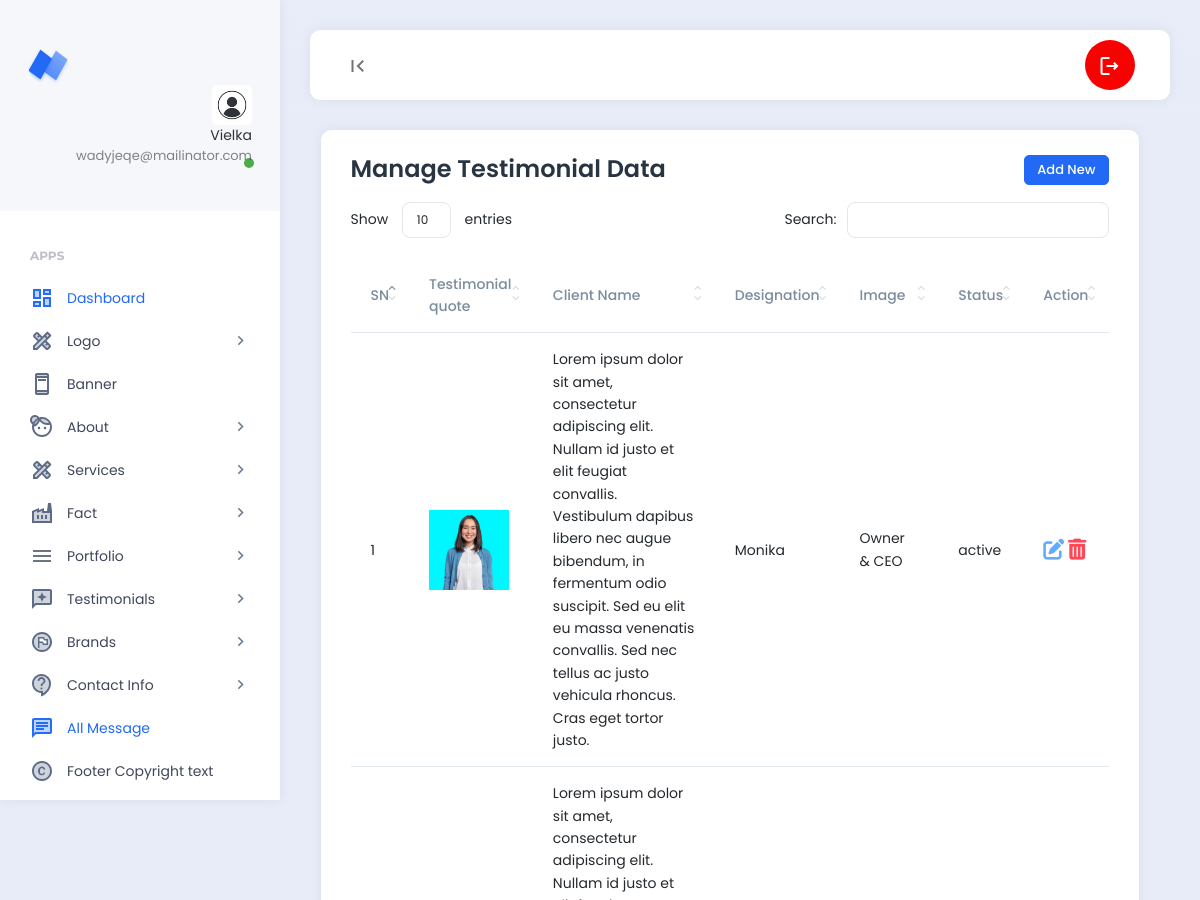
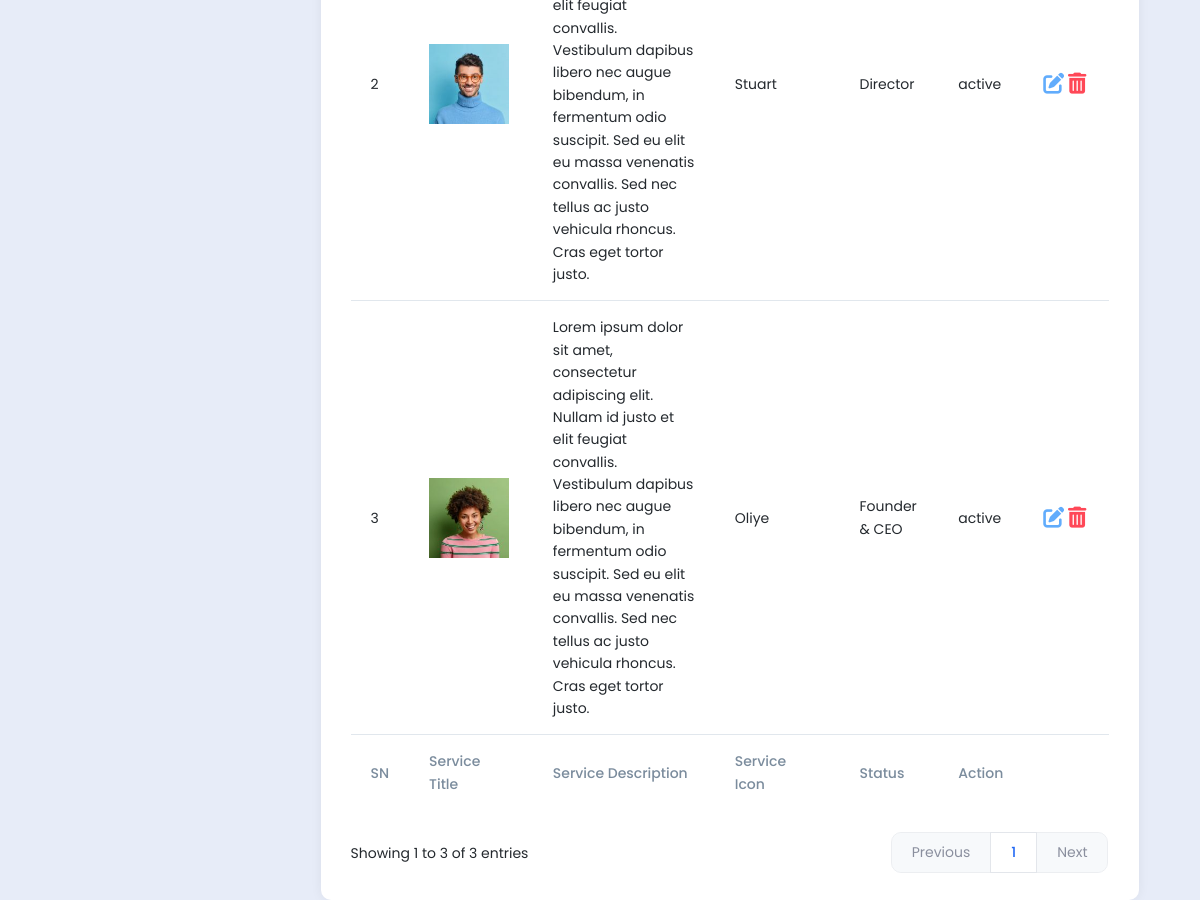
/backend/manage_testimonial.php (signed in), run on the app's committed database (2 pictures, top to bottom).
### tables this page shows
CREATE TABLE `pro_users` (
  `id` int(11) NOT NULL,
  `name` varchar(55) NOT NULL,
  `email` varchar(55) NOT NULL,
  `password` varchar(100) NOT NULL,
  `profile_photo` varchar(200) NOT NULL DEFAULT 'profile_photo.jpg'
);

CREATE TABLE `pro_testimonials` (
  `id` int(11) NOT NULL,
  `testimonial_quote` text NOT NULL,
  `client_name` varchar(100) NOT NULL,
  `designation` varchar(100) NOT NULL,
  `client_photo` varchar(100) NOT NULL,
  `testimonial_status` varchar(100) NOT NULL
);

### backend/manage_testimonial.php (the view, shortened to what this page needs)
<?php
require_once('header.php');
require_once('../config/db.php');
$select_all_testimonial = "SELECT * FROM pro_testimonials";
$testimonial_query_run = mysqli_query($db_con, $select_all_testimonial);
$serial=1;
?>
<div class="row">
    <div class="col-md-12 col-lg-12">
        <div class="card">
            <div class="card-header">
                <h2 style="font-size: 24px;" class="card-title">Manage Testimonial Data <span><a href="add_testimonial.php" class="btn btn-primary btn-sm" style="float: right;">Add New</a></span></h2>
            </div>
            <div class="card-body">
                <table id="datatable1" class="display" style="width:100%">
                    <thead>
                        <tr>
                            <th>SN</th>
                            <th>Testimonial quote</th>
                            <th>Client Name</th>
                            <th>Designation</th>
                            <th>Image</th>
                            <th>Status</th>
                            <th>Action</th>
                        </tr>
                    </thead>
                    <tbody>
                        <?php foreach ($testimonial_query_run as $testimonial_items) :?>
                            <tr>
                            <td><?= $serial++;?></td>
                            <td><img src="assets/images/testimonial_photo/<?= $testimonial_items['client_photo']; ?>" alt="" width="80"></td>
                            <td><?= $testimonial_items['testimonial_quote']; ?></td>
                            <td><?= $testimonial_items['client_name']; ?></td>
                            <td><?= $testimonial_items['designation']; ?></td>
                            <td><?= $testimonial_items['testimonial_status']; ?></td>
                            <td>
                                <a href="edit_testimonial.php?id=<?=$testimonial_items['id'];?>" class="text-info h4"><i class="fa-solid fa-pen-to-square"></i></a>
                                <a href="delete_testimonial.php?id=<?=$testimonial_items['id'];?>" class="text-danger h4"><i class="fa-solid fa-trash-can"></i></a>
                            </td>
                        </tr>
                      <?php endforeach;?>
                    </tbody>
                    <tfoot>
                        <tr>
                            <th>SN</th>
                            <th>Service Title</th>
                            <th>Service Description</th>
                            <th>Service Icon</th>
                            <th>Status</th>
                            <th>Action</th>
                        </tr>
                    </tfoot>
                </table>
            </div>
        </div>
    </div>
</div>
<?php require_once('footer.php');?>

### backend/header.php (shortened to what this page needs)
<?php
require_once('../config/db.php');
$id = $_SESSION['login_id'];
$select_profile_image_query = "SELECT profile_photo FROM `pro_users` WHERE id=$id";
$query_run = mysqli_query($db_con, $select_profile_image_query);
$select_profile_fetch_assoc = mysqli_fetch_assoc($query_run)['profile_photo'];
?>
<!DOCTYPE html>
<html lang="en">
<head>
    <link rel="stylesheet" href="https://cdnjs.cloudflare.com/ajax/libs/font-awesome/6.4.2/css/all.min.css">
    <link href="assets/plugins/bootstrap/css/bootstrap.min.css" rel="stylesheet">
    <link href="assets/plugins/perfectscroll/perfect-scrollbar.css" rel="stylesheet">
    <link href="assets/plugins/pace/pace.css" rel="stylesheet">
    <link href="assets/plugins/highlight/styles/github-gist.css" rel="stylesheet">
    <link href="assets/plugins/summernote/summernote-lite.min.css" rel="stylesheet">
    <link href="assets/plugins/datatables/datatables.min.css" rel="stylesheet">
    <link href="assets/css/main.min.css" rel="stylesheet">
    <link href="assets/css/custom.css" rel="stylesheet">
</head>
<body>
    <div class="app align-content-stretch d-flex flex-wrap">
        <div class="app-sidebar">
            <div class="logo">
                <a href="http://localhost/project/" target="_blank" class="logo-icon"><span class="logo-text">Neptune</span></a>
                <div class="sidebar-user-switcher user-activity-online">
                    <a href="#">
                        <img src="assets/images/profile_photo/<?= $select_profile_fetch_assoc;?>">
                        <span class="activity-indicator"></span>
                        <span class="user-info-text"><?php if(isset($_SESSION['login_name'])) : echo $_SESSION['login_name']; endif ?><br><span class="user-state-info"><?php if(isset($_SESSION['login_email'])) : echo $_SESSION['login_email']; endif?></span></span>
                    </a>
                </div>
            </div>
            <div class="app-menu">
                <ul class="accordion-menu">
                    <li class="sidebar-title">
                        Apps
                    </li>
                    <li class="active-page">
                        <a href="dashboard.php" class="active"><i class="material-icons-two-tone">dashboard</i>Dashboard</a>
                    </li>
                    <li>
                        <a href=""><i class="material-icons-two-tone">design_services</i>Logo<i class="material-icons has-sub-menu">keyboard_arrow_right</i></a>
                    </li>
                    <li>
                        <a href="manage_banner.php"><i class="material-icons-two-tone">ad_units</i>Banner</a>
                    </li>
                    <li>
                        <a href=""><i class="material-icons-two-tone">face_4</i>About<i class="material-icons has-sub-menu">keyboard_arrow_right</i></a>
                    </li>
                    <li>
                        <a href=""><i class="material-icons-two-tone">design_services</i>Services<i class="material-icons has-sub-menu">keyboard_arrow_right</i></a>
                    </li>
                    <li>
                        <a href=""><i class="material-icons-two-tone">factory</i>Fact<i class="material-icons has-sub-menu">keyboard_arrow_right</i></a>
                    </li>
                    <li>
                        <a href=""><i class="material-icons-two-tone"> menu </i>Portfolio<i class="material-icons has-sub-menu">keyboard_arrow_right</i></a>
                    </li>
                    <li>
                        <a href=""><i class="material-icons-two-tone">reviews</i>Testimonials<i class="material-icons has-sub-menu">keyboard_arrow_right</i></a>
                    </li>
                    <li>
                        <a href=""><i class="material-icons-two-tone">flag_circle</i>Brands<i class="material-icons has-sub-menu">keyboard_arrow_right</i></a>
                    </li>
                    <li>
                        <a href=""><i class="material-icons-two-tone">contact_support</i>Contact Info<i class="material-icons has-sub-menu">keyboard_arrow_right</i></a>
                    </li>
                    <li class="active-page">
                        <a href="all_message.php" class="active"><i class="material-icons-two-tone">chat</i>All Message</a>
                    </li>
                    <li>
                        <a href="copyright_text.php"><i class="material-icons-two-tone">copyright</i>Footer Copyright text</a>
                    </li>
                </ul>
            </div>
        </div>
        <div class="app-container">
            <div class="app-header">
                <nav class="navbar navbar-light navbar-expand-lg">
                    <div class="container-fluid">
                        <div class="navbar-nav" id="navbarNav">
                            <ul class="navbar-nav">
                                <li class="nav-item">
                                    <a class="nav-link hide-sidebar-toggle-button" href="#"><i class="material-icons">first_page</i></a>
                                </li>
                            </ul>
                        </div>
                        <div class="d-flex">
                            <ul class="navbar-nav">
                                <li class="nav-item hidden-on-mobile">
                                    <a class="nav-link nav-notifications-toggle" id="notificationsDropDown" style="width: 50px; height:50px;border-radius:50%;" href="#" data-bs-toggle="dropdown">
                                        <i class="material-icons-outlined">logout</i>
                                    </a>
                                </li>
                            </ul>
                        </div>
                    </div>
                </nav>
            </div>
            <div class="app-content">
                <div class="content-wrapper">
                    <div class="container">
                        <div class="row">

### data on the page
pro_users: profile_photo (picture)
pro_testimonials: client_photo (picture), testimonial_quote "Lorem ipsum dolor sit amet, consectetur adipiscing elit. Nullam id justo et elit feugiat convallis. Vestibulum dapibus libero nec augue bibendum, in fermentum odio suscipit. Sed eu elit eu massa venenatis convallis. Sed nec tellus ac justo vehicula rhoncus. Cras eget tortor justo.", client_name "Monika", designation "Owner & CEO", testimonial_status "active"
pro_testimonials: client_photo (picture), testimonial_quote "Lorem ipsum dolor sit amet, consectetur adipiscing elit. Nullam id justo et elit feugiat convallis. Vestibulum dapibus libero nec augue bibendum, in fermentum odio suscipit. Sed eu elit eu massa venenatis convallis. Sed nec tellus ac justo vehicula rhoncus. Cras eget tortor justo.", client_name "Stuart", designation "Director", testimonial_status "active"
pro_testimonials: client_photo (picture), testimonial_quote "Lorem ipsum dolor sit amet, consectetur adipiscing elit. Nullam id justo et elit feugiat convallis. Vestibulum dapibus libero nec augue bibendum, in fermentum odio suscipit. Sed eu elit eu massa venenatis convallis. Sed nec tellus ac justo vehicula rhoncus. Cras eget tortor justo.", client_name "Oliye", designation "Founder & CEO", testimonial_status "active"

### other printed values
$_SESSION['login_name'] "Vielka"
$_SESSION['login_email'] "wadyjeqe@mailinator.com"
